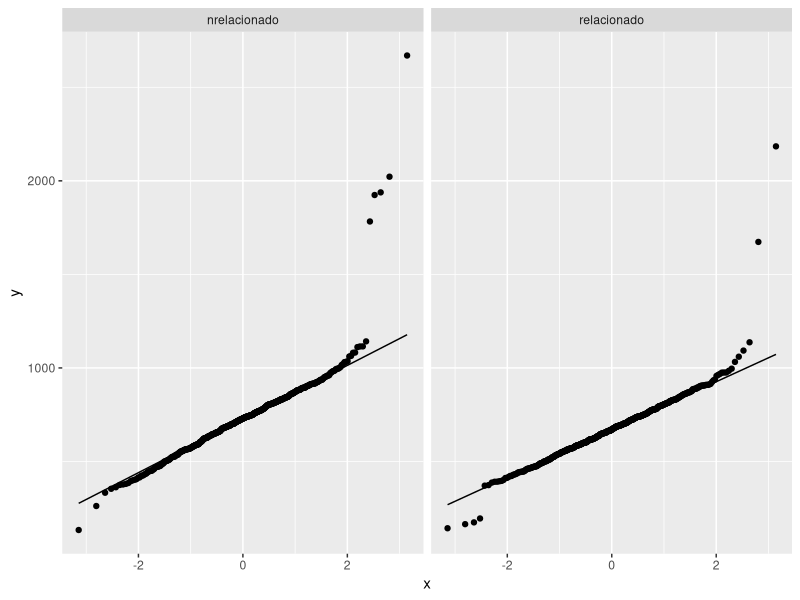
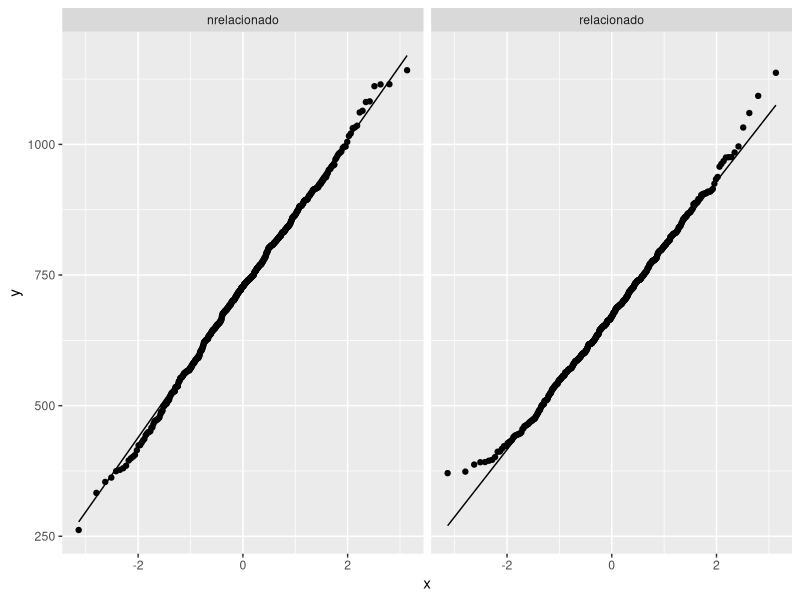
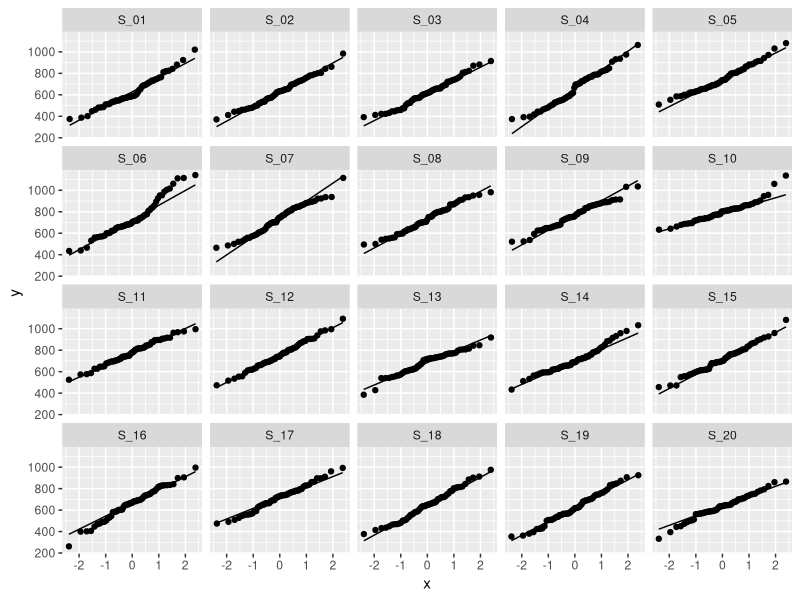
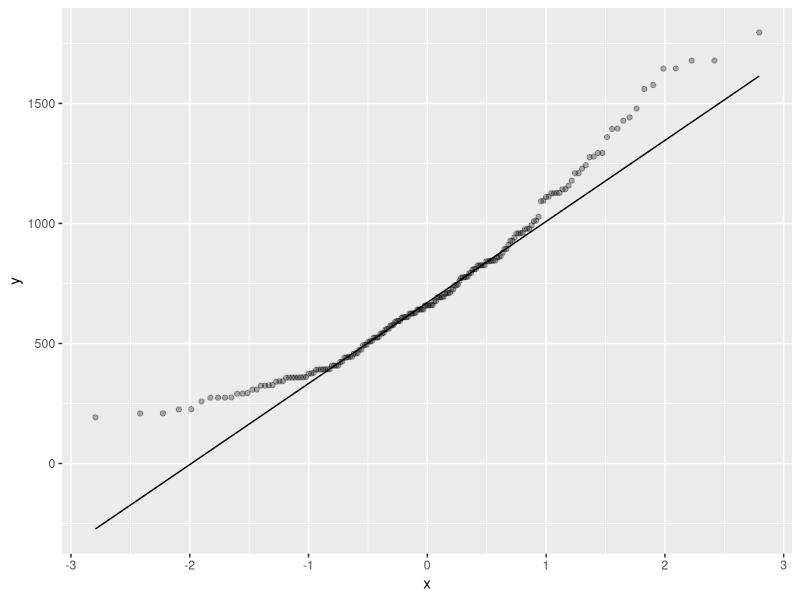
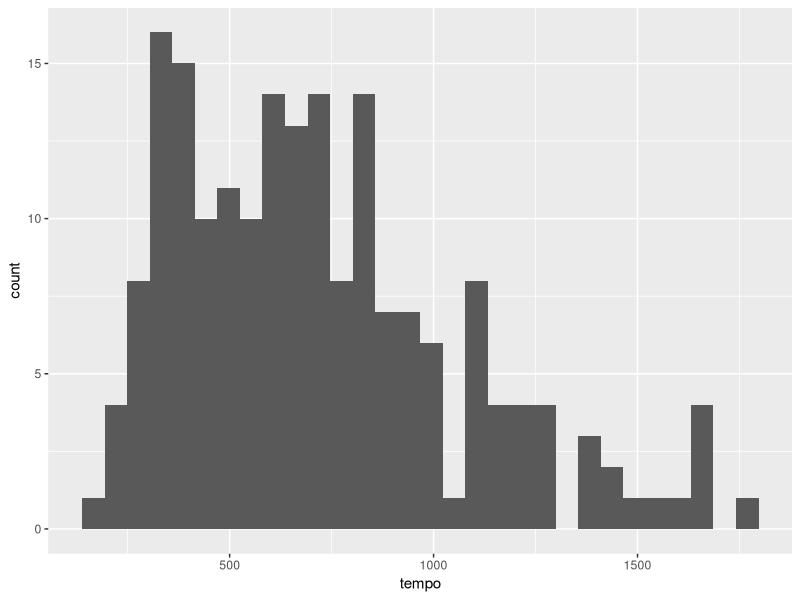
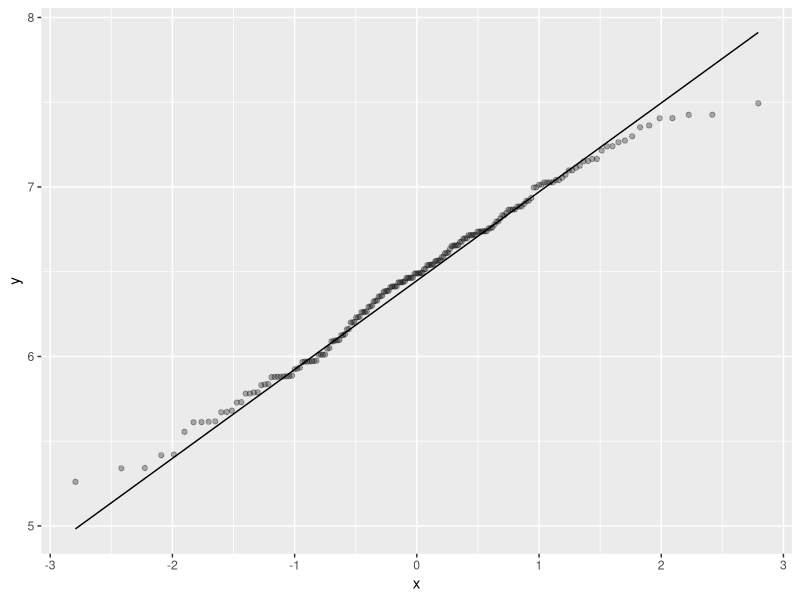
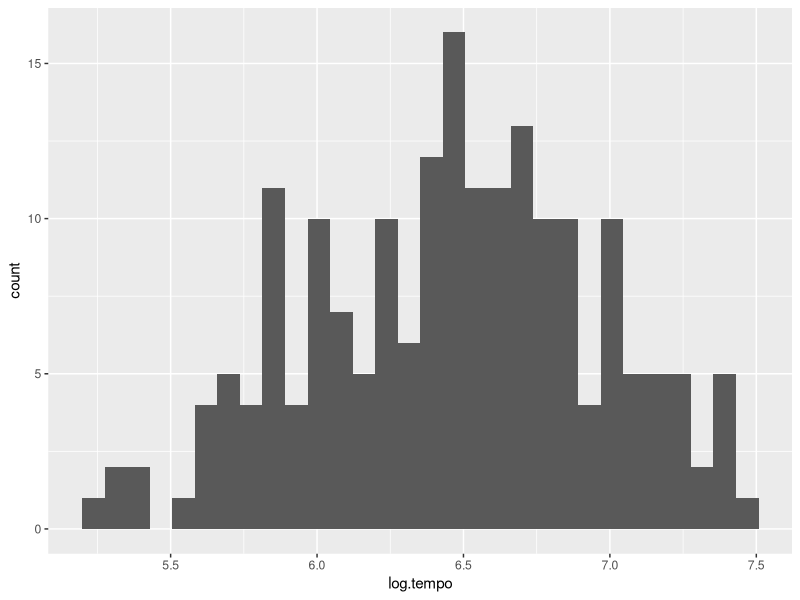

Generate these figures, in order, with R:
######################################################
### TUTORIAL PARA SECAO 3: MODELOS LINEARES MISTOS ###
######################################################

 
 # baixar pacotes (esses pacotes serao carregados mais adiante)
 
 install.packages("lme4")
 install.packages("lmerTest")
 
 #carregar pacotes
 
 library(lme4)
 library(ggplot2)
 library(dplyr)
 
 # o pacote lmerTest sera carregado posteriormente

##################################################
### 3.1 Medidas repetidas e efeitos aleatorios ###
##################################################
 
#importar conjunto de dados

priming <- read.csv("dados/priming.csv")

#inspecionar dados

head(priming)

#conhecer variaveis

str(priming)


## Conferindo distribuicao de dados

ggplot(priming, aes(sample = tempo))+
  stat_qq()+
  stat_qq_line()+
  facet_wrap(~prime)



##########################################
### 3.1.1 Inspecao e limpeza dos dados ###
##########################################

## Selecionando apenas resposta cujo tempo esteja entre 200 ms e 1500 ms e que estejam marcadas como correct para a variavel resposta

priming = priming%>%
  filter(tempo > 200 & tempo < 1500 & resposta == "correct")

## Conferindo novamente a distribuicao dos dados

ggplot(priming, aes(sample = tempo))+
  stat_qq()+
  stat_qq_line()+
  facet_wrap(~prime)

## Vendo a media (em ms) dos tempos de reacao para os dois niveis da variavel prime

priming%>%
  group_by(prime)%>%
  summarise(mean(tempo))


##################################################################
### 3.1.2 Modelo linear misto: interceptos e slopes aleatorios ###
##################################################################

## Conferindo distribuicao de dados por participante

ggplot(priming, aes(sample = tempo))+
  stat_qq()+
  stat_qq_line()+
  facet_wrap(~participante)

# Calculo da media por participante

priming%>%
  group_by(participante)%>%
  summarise(media = mean(tempo))%>%
  arrange(desc(media))

####################################################
### 3.1.3 Modelos lineares mistos no pacote lme4 ###
####################################################


# carregando o pacote lme4

library(lme4)

# ajustando modelo linear com interceptos aleatorios por item e participante e slopes aleatorios por prime

modelo.prime <- lmer(tempo ~ prime + (1+prime|participante) + (1+prime|item), data = priming)

# ajustanto o modelo linear: retira slope aleatorio de prime por participante (continua problema de convergencia) 

modelo.prime <- lmer(tempo ~ prime + (1|participante) + (1+prime|item), data = priming)

# ajustanto o modelo linear: sem slopes aleatorios 

modelo.prime <- lmer(tempo ~ prime + (1|participante) + (1|item), data = priming)

# resultado de modelo.prime

summary(modelo.prime)


# carregando o pacote lmerTest

library(lmerTest)

# ajustanto o modelo linear 

modelo.prime <- lmer(tempo ~ prime + (1|participante) + (1|item), data = priming)

# resultado de modelo.prime

summary(modelo.prime)

############################################
### 3.2 Comparacao por modelos aninhados ###
############################################


#criando modelo completo e modelo aninhado

modelo.nulo  <- lmer(tempo ~ 1 + (1|participante) + (1|item), data = priming, REML = FALSE)

modelo.prime <- lmer(tempo ~ prime + (1|participante) + (1|item), data = priming, REML = FALSE)

anova(modelo.nulo, modelo.prime)

#################################################################
### 3.3 Modelos lineares mistos com duas variaveis e interacao ##
#################################################################

# relembrando conjunto de dados

head(priming)


# construcao do modelo completo (erro de convergencia)

model.full <- lmer(tempo ~ prime*SOA + (1+prime*SOA|participante) + (1+prime*SOA|item), data = priming, REML=FALSE)

# remocao de slopes para participante (erro de convergencia)

model.full <- lmer(tempo ~ prime*SOA + (1|participante) + (1+prime*SOA|item), data = priming, REML=FALSE)

# remocao de slopes para item

model.full <- lmer(tempo ~ prime*SOA + (1|participante) + (1|item), data = priming, REML=FALSE)

# modelo sem interacao

model.prime.SOA <- lmer(tempo ~ prime+SOA + (1|participante) + (1|item), data = priming, REML=FALSE)

# comparacao de modelos aninhados

anova(model.full, model.prime.SOA)

## Resultado: interacao nao eh significativo


# modelo com prime, sem SOA

model.prime <- lmer(tempo ~ prime + (1|participante) + (1|item), data = priming, REML=FALSE)

# comparacao de modelos aninhados

anova(model.prime.SOA, model.prime)

## Resultado: SOA nao eh significativo


# modelo sem interacao

model.SOA <- lmer(tempo ~ SOA + (1|participante) + (1|item), data = priming, REML=FALSE)

# comparacao de modelos aninhados

anova(model.prime.SOA, model.SOA)

## Resultado: prime eh significativo


# medias dos tempos de reacao

priming%>%
  group_by(prime)%>%
  summarise(mean(tempo))

# coeficientes do melhor modelo ajustado

summary(model.prime)


#############################################################
### 3.5 Distribuicao dos dados: transformacao logaritmica ###
#############################################################


## importando conjunto de dados tempo

tempo = read.csv("dados/tempo.csv")

## inspecionando (apenas 1 variavel numerica chamada tempo)

str(tempo)

## inspecionando distribuicao

ggplot(tempo, aes(sample = tempo))+
  stat_qq(alpha=0.3)+
  stat_qq_line()

ggplot(tempo, aes(x = tempo))+
  geom_histogram()

## criar coluna com valor log(tempo)

tempo$log.tempo = log(tempo$tempo)

## inspecionando a nova coluna

str(tempo)


## inspecionando nova distribuicao

ggplot(tempo, aes(sample = log.tempo))+
  stat_qq(alpha=0.3)+
  stat_qq_line()

ggplot(tempo, aes(x = log.tempo))+
  geom_histogram()
